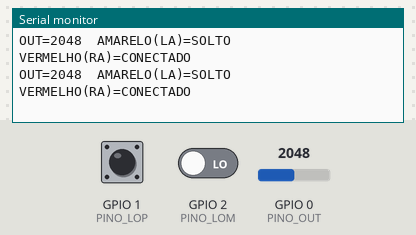
A sketch run on a simulated ESP32-C3. On the bench: the last lines printed to the serial monitor. Inputs (shaded band) come from the test bench; at power-on: GPIO 0 (PINO_OUT) = 2048, GPIO 1 (PINO_LOP) HIGH, GPIO 2 (PINO_LOM) LOW.

Above: at 5.6 s.
5.7 s: GPIO 0 (PINO_OUT) set to 210
At 5.72 s:
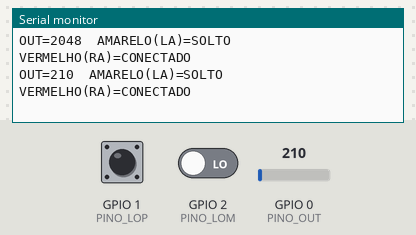
7.2 s: GPIO 0 (PINO_OUT) set to 178
At 7.23 s:
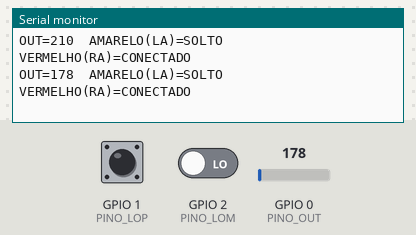
Timing chart, 0 to 10.2 s (numbered marks = the images above; inputs shaded):
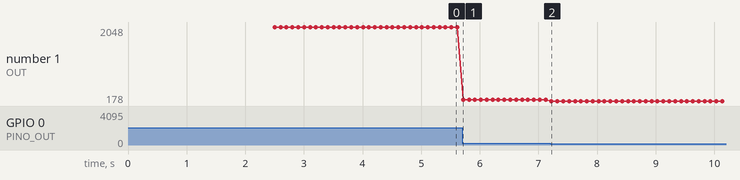

Measured:
- after the input at 5.7 s, the serial monitor: prints a new line at once (image 1)
- after the input at 7.2 s, the serial monitor: prints a new line at once (image 2)
- plotted number 1: 2048 → 210 after the input at 5.7 s, 210 → 178 after the input at 7.2 s

The sketch:

util_teste_eletrodos.ino
```cpp
// ============================================================
// UTILITARIO — Teste VALIDO de eletrodos (le lead-off)
// ============================================================
// Placa: ESP32-C3
// Base: datasheet AD8232, secao "DC Leads Off Detection".
//
// POR QUE este teste e o correto:
//   O AD8232 (modo DC leads-off, 3 eletrodos) tem pull-up para
//   +VS em cada entrada. Eletrodo solto = entrada no trilho =
//   saida satura em 4095. Isso e NORMAL, nao defeito.
//   Tocar 1 botao isolado NAO testa nada: os outros 2 soltos
//   mantem a saturacao. O chip so sai de 4095 quando os 3
//   eletrodos fecham circuito juntos (o verde/RLD da a refer.).
//
//   Os pinos lead-off dizem a verdade sobre cada eletrodo:
//     LOD+ (GPIO1) HIGH = AMARELO (LA, +IN) solto
//     LOD- (GPIO2) HIGH = VERMELHO (RA, -IN) solto
//     (datasheet, pinos 11 e 12)
//
// COMO USAR (teste agua salgada, metodo correto):
//   1. Sal bem dissolvido em agua morna, tigela rasa
//   2. Submergir os 3 botoes JUNTOS, SEM encostar um no outro
//   3. Esperar ~15 s (settling / fast restore)
//   4. Ler abaixo: os 2 lead-off devem virar CONECTADO e a
//      saida (OUT) deve sair de 4095 e oscilar
// ============================================================

#define PINO_OUT  0   // OUTPUT do AD8232
#define PINO_LOP  1   // LOD+  -> amarelo (LA)
#define PINO_LOM  2   // LOD-  -> vermelho (RA)

void setup() {
  Serial.begin(115200);
  pinMode(PINO_LOP, INPUT);
  pinMode(PINO_LOM, INPUT);
  delay(1000);
  Serial.println("=== Teste de eletrodos (lead-off) ===");
  Serial.println("Submerja os 3 botoes juntos na agua salgada");
  delay(1500);
}

void loop() {
  int out = analogRead(PINO_OUT);
  bool amareloSolto  = digitalRead(PINO_LOP);  // HIGH = solto
  bool vermelhoSolto = digitalRead(PINO_LOM);

  Serial.print("OUT=");
  Serial.print(out);
  Serial.print("\tAMARELO(LA)=");
  Serial.print(amareloSolto  ? "SOLTO" : "CONECTADO");
  Serial.print("\tVERMELHO(RA)=");
  Serial.print(vermelhoSolto ? "SOLTO" : "CONECTADO");

  if (!amareloSolto && !vermelhoSolto && out > 200 && out < 3900) {
    Serial.print("\t<-- SINAL OK");
  }
  Serial.println();

  delay(100);
}
```
